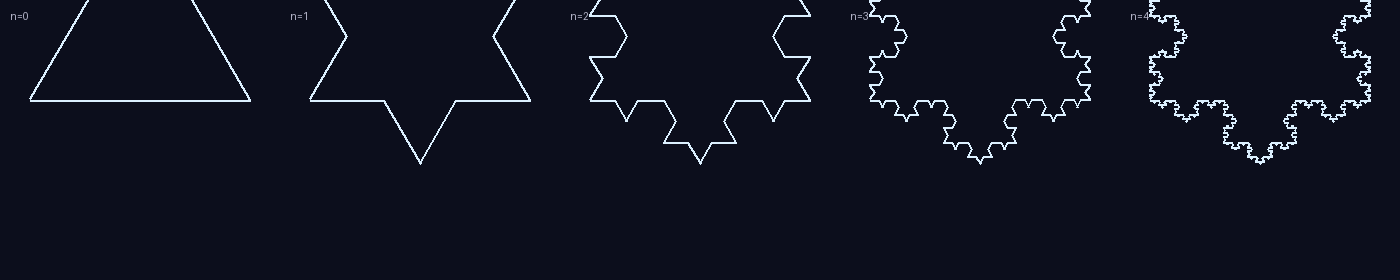

Generate this figure with Python:
"""
koch_iterations.py — render the Koch snowflake at iterations 0 through 4
side by side, so the recursive "_/\\_" replacement is visible at every step.
The triangle slowly grows the characteristic six-pointed lacy boundary.

Pixels2GenAI Project
"""

import math
from PIL import Image, ImageDraw


PANEL_SIZE = 280
ANGLE_DEG = 60


def apply_rules(axiom, rules, iterations):
    s = axiom
    for _ in range(iterations):
        s = "".join(rules.get(c, c) for c in s)
    return s


def turtle_draw(instructions, step, angle_deg, start, start_angle, size, color):
    img = Image.new('RGB', size, (12, 14, 28))
    draw = ImageDraw.Draw(img)
    x, y = start
    angle = start_angle
    for c in instructions:
        if c == 'F':
            nx = x + step * math.cos(angle)
            ny = y + step * math.sin(angle)
            draw.line([(x, y), (nx, ny)], fill=color, width=2)
            x, y = nx, ny
        elif c == '+':
            angle -= math.radians(angle_deg)
        elif c == '-':
            angle += math.radians(angle_deg)
    return img


axiom = "F++F++F"
rules = {"F": "F-F++F-F"}

panels = []
for it in range(5):
    instructions = apply_rules(axiom, rules, it)
    side_pixels = 220  # fixed side length so all panels are the same scale
    step = side_pixels / (3 ** it)
    panel = turtle_draw(instructions, step, ANGLE_DEG,
                        start=(30, 100),
                        start_angle=0,
                        size=(PANEL_SIZE, PANEL_SIZE),
                        color=(220, 240, 255))
    # Add small iteration label
    ImageDraw.Draw(panel).text((10, 10), f"n={it}", fill=(180, 180, 200))
    panels.append(panel)

# Concatenate horizontally
total = Image.new('RGB', (PANEL_SIZE * len(panels), PANEL_SIZE), (12, 14, 28))
for i, p in enumerate(panels):
    total.paste(p, (i * PANEL_SIZE, 0))
total.save('koch_iterations.png')
print(f"Saved koch_iterations.png — iterations 0..4")
